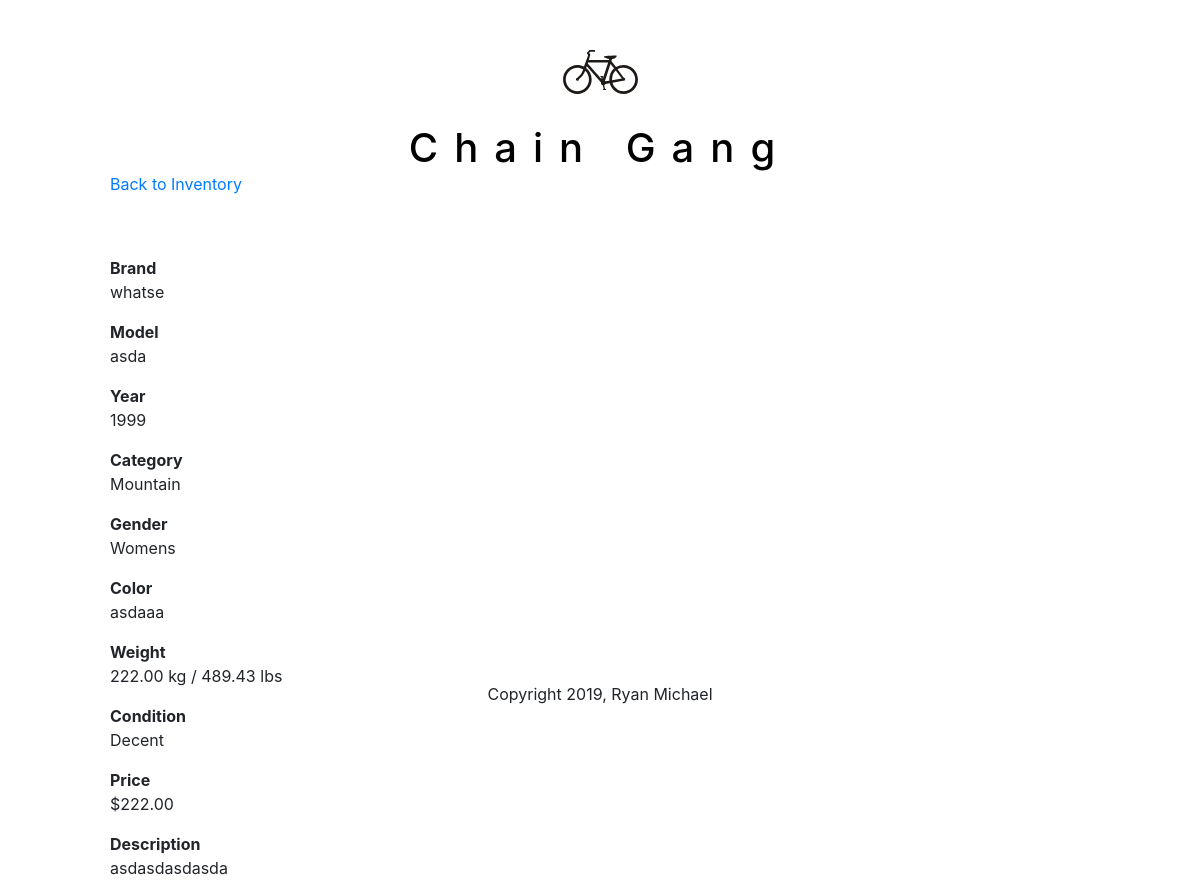
Screenshot of /detail.php?id=1 with the database file from the repository.
### tables this page shows
CREATE TABLE `inv_all` (
  `id` int(11) NOT NULL,
  `brand` varchar(255) NOT NULL,
  `model` varchar(255) NOT NULL,
  `year` int(4) NOT NULL,
  `category` varchar(255) NOT NULL,
  `gender` varchar(255) NOT NULL,
  `color` varchar(255) NOT NULL,
  `price` decimal(9,2) NOT NULL,
  `weight_kg` decimal(9,5) NOT NULL,
  `condition_id` tinyint(3) NOT NULL,
  `description` text NOT NULL
);

### private/classes/databaseobject.class.php (called while the page is built, shortened)
<?php
class DatabaseObject {
    static protected $database;
    static protected $table_name = "";
    static public function set_database($database){
        self::$database = $database;
    }
    static public function find_by_sql($sql){
        $result = self::$database->query($sql);
        $object_array = [];
        while($record = $result->fetch_assoc()){
            $object_array[] = static::instantiate($record);
        }
        return $object_array;
    }
    static public function find_by_id($id){
        $sql = "SELECT * FROM " . static::$table_name ." ";
        $sql .= "WHERE id='" . self::$database->escape_string($id) ."'";
        $obj_array = static::find_by_sql($sql);
        if(!empty($obj_array)){
            return array_shift($obj_array);
        } else {
            return false;
        }
    }
    static public function instantiate($record){
        $object = new static;
        foreach($record as $property => $value){
            if(property_exists($object, $property)){
                $object->$property = $value;
            }
        }
        return $object;
    }
}
?>

### private/functions.php (called while the page is built, shortened)
<?php
function h($string="") {
  return htmlspecialchars($string);
}
?>

### private/classes/bicycle.class.php (called while the page is built, shortened)
<?php
class Bicycle extends DatabaseObject {
    public $weight_kg;
    public $condition_id;
    public function __construct($args=[]){
        $this->weight_kg = $args['weight_kg'] ?? 0.0;
        $this->condition_id = $args['condition_id'] ?? 3;
    }
    public function weight_kg(){
        return number_format($this->weight_kg, 2) . ' kg';
    }
    public function weight_lbs(){
        $weight_lbs = floatval($this->weight_kg) * 2.2046226218;
        return number_format($weight_lbs, 2) . ' lbs';
    }
    public function condition(){
        if($this->condition_id > 0){
            return self::CONDITION_OPTIONS[$this->condition_id];
        } else {
            return "Unknown";
        }
    }
}

### public/detail.php (the view, shortened to what this page needs)
<?php
  $id = $_GET['id'] ?? false;
  $bike = Bicycle::find_by_id($id);
?>
<?php include(SHARED_PATH . '/public_header.php'); ?>
<div id="main">
  <a href="bicycles.php">Back to Inventory</a>
  <div id="page">
    <div class="detail">
      <dl>
        <dt>Brand</dt>
        <dd><?php echo h($bike->brand); ?></dd>
      </dl>
      <dl>
        <dt>Model</dt>
        <dd><?php echo h($bike->model); ?></dd>
      </dl>
      <dl>
        <dt>Year</dt>
        <dd><?php echo h($bike->year); ?></dd>
      </dl>
      <dl>
        <dt>Category</dt>
        <dd><?php echo h($bike->category); ?></dd>
      </dl>
      <dl>
        <dt>Gender</dt>
        <dd><?php echo h($bike->gender); ?></dd>
      </dl>
      <dl>
        <dt>Color</dt>
        <dd><?php echo h($bike->color); ?></dd>
      </dl>
      <dl>
        <dt>Weight</dt>
        <dd><?php echo h($bike->weight_kg()) . ' / ' . h($bike->weight_lbs()); ?></dd>
      </dl>
      <dl>
        <dt>Condition</dt>
        <dd><?php echo h($bike->condition()); ?></dd>
      </dl>
      <dl>
        <dt>Price</dt>
        <dd><td><?php echo "$".h(number_format($bike->price,2)); ?></td></dd>
      </dl>
      <dl>
        <dt>Description</dt>
        <dd><?php echo h($bike->description); ?></dd>
      </dl>
    </div>
  </div>
</div>
<?php include(SHARED_PATH . '/public_footer.php');
?>

### public/stylesheets/public.css (style rules this page uses)
html { height: 100%; width: 100%; }
body { width: 100%; height: 100%; border: 0; font: 13px/15px Verdana, Arial, Helvetica, sans-serif; background: #FFFFFF; }
#main { width: 980px; height: 500px; margin: 0 auto; padding: 0; }
div#page { margin: 60px auto; }

### rows the page displays
inv_all: brand "whatse", model "asda", year "1999", category "Mountain", gender "Womens", color "asdaaa", weight_kg "222.00 kg", weight_kg "489.43 lbs", condition "Decent", price "222.00", description "asdasdasdasda"
